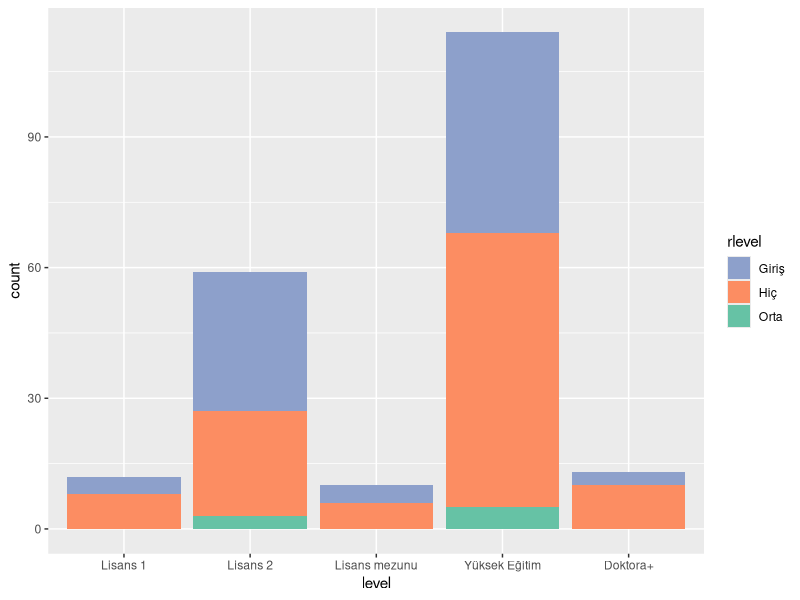

This chart was generated by the following R code:

library(tidyverse)
library(RColorBrewer)
setwd("~/GitHub/DogaBilimleriR/")

file_adaylar <- as.tibble(read.csv("Katilimcilar/katilimcilar.csv"))

# remove duplicates
adaylar <- file_adaylar %>% 
     distinct(isim, .keep_all = TRUE) %>% 
     select(isim, university, area, level, PreviousWorkshop, rlevel, 
            department_, study_area)

# remove prep years and edit factors
adaylar <- adaylar %>% 
     filter(level != "Hazırlık" ) %>%
     mutate(level = factor(level, levels = c("1_2", "3_4","Mezun", "YL_Doktora", 
                                             "Doktora+"))) %>% 
     mutate(level = recode(level, "1_2" = "Lisans 1",
                           "3_4" = "Lisans 2",
                           "Mezun" = "Lisans mezunu",
                           "YL_Doktora" = "Yüksek Eğitim"))

# graph
ggplot(adaylar, aes(level, fill= rlevel)) +
     geom_histogram(stat= "count") +
     scale_fill_brewer(palette= "Set2", direction = -1)

# filters
levels(adaylar$area)

adaylar_s <- adaylar %>% 
     filter(rlevel %in% c("Giriş", "Hiç")) %>% 
     filter(level %in% c("Yüksek Eğitim", "Doktora+")) %>% 
     filter(PreviousWorkshop == "Hayır") %>%
     filter(area %in% c("Atmosfer ve iklim", "Biyocoğrafya", "Botanik", 
                        "Deniz Bilimleri", "Doğa Koruma", "Ekoloji",
                        "Ornitoloji", "Orman", "Zooloji")) %>% 
     filter(isim != "Kiraz Erciyas Yavuz") %>% 
     filter(isim != "Gülsima Usluer") %>% 
     filter(isim != "İrem Tüfekcioğlu")

adaylar_ek <- adaylar %>% 
     filter(isim %in% c("Melike Karaca Bulut ", "Deniz ERDOĞAN DERELİ", "Cansu Yörgüç",
                        "Dilek arslan", "Lider Sinav"))

adaylar_secim <- bind_rows(adaylar_s, adaylar_ek)
write.table(adaylar_secim, "saklı_secilmisler.txt", fileEncoding = "UTF-8")

adaylar_yedek <- anti_join(adaylar, adaylar_secim) 

adaylar_yedek <- adaylar_yedek %>% 
     filter(level %in% c("Yüksek Eğitim", "Doktora+")) %>% 
     filter(level %in% c("Lisans mezunu", "Yüksek Eğitim", "Doktora+")) %>% 
     filter(university %in% c("ODTÜ", "Hacettepe Üniversitesi", "Bilkent Üniversitesi",
                              "Ankara Üniversitesi")) %>% 
     filter(area %in% c("Zooloji", "Evrim", "Genetik", "Entomoloji"))

write.table(adaylar_yedek, "saklı_yedekler.txt")
